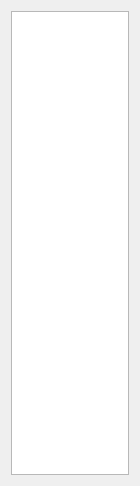
<?xml version="1.0" encoding="UTF-8"?>
<ui version="4.0">
 <class>NetlistDisplayerWidget</class>
 <widget class="QWidget" name="NetlistDisplayerWidget">
  <property name="geometry">
   <rect>
    <x>0</x>
    <y>0</y>
    <width>140</width>
    <height>486</height>
   </rect>
  </property>
  <property name="minimumSize">
   <size>
    <width>100</width>
    <height>0</height>
   </size>
  </property>
  <property name="windowTitle">
   <string>Form</string>
  </property>
  <layout class="QVBoxLayout" name="verticalLayout">
   <item>
    <widget class="QTreeView" name="netlistView">
     <property name="expandsOnDoubleClick">
      <bool>false</bool>
     </property>
    </widget>
   </item>
  </layout>
 </widget>
 <resources/>
 <connections/>
</ui>
